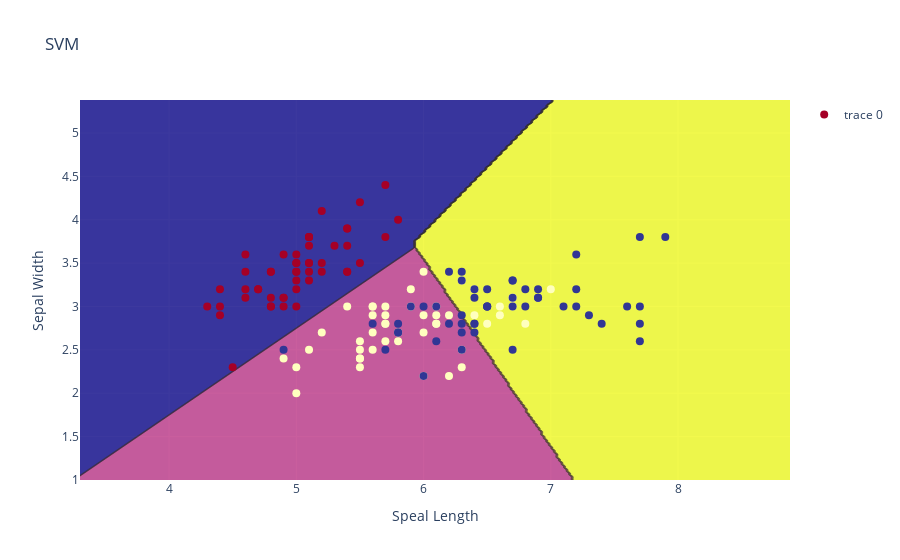

Notebook code cell kept with this figure:
### Code cell
X_min, X_max = X[:,0].min() - 1, X[:,0].max() + 1
y_min, y_max = X[:,1].min() - 1, X[:,1].max() + 1
h = 0.02
xx, yy = np.meshgrid(np.arange(X_min,X_max,h), np.arange(y_min, y_max, h))
Z = svm.predict(np.c_[xx.ravel(), yy.ravel()])
Z = Z.reshape(xx.shape)
fig = go.Figure()
fig.add_trace(go.Scatter(x=X[:,0],y=X[:,1], mode="markers", marker=dict(color=y, colorscale="RdYlBu",size=8), text=[iris.target_names[i] for i in y]))
fig.add_trace(go.Contour(x=np.arange(X_min, X_max,h), y=np.arange(y_min, y_max,h), z=Z, showscale= False, opacity=0.8))
fig.update_layout(title="SVM", xaxis_title = "Speal Length", yaxis_title = "Sepal Width", showlegend = True)
fig.show()
xx

### Figure 1 — Plotly figure (JSON) as saved in the notebook; plotly's stock layout.template omitted (floating-point values rounded to 4 significant figures; data arrays with more than 128 entries replaced by an {"elided": "..."} marker saying what was removed)
{"data": [{"marker": {"color": {"elided": "150 int values"}, "colorscale": [[0, "rgb(165,0,38)"], [0.1, "rgb(215,48,39)"], [0.2, "rgb(244,109,67)"], [0.3, "rgb(253,174,97)"], [0.4, "rgb(254,224,144)"], [0.5, "rgb(255,255,191)"], [0.6, "rgb(224,243,248)"], [0.7, "rgb(171,217,233)"], [0.8, "rgb(116,173,209)"], [0.9, "rgb(69,117,180)"], [1, "rgb(49,54,149)"]], "size": 8}, "mode": "markers", "text": {"elided": "150 str values"}, "type": "scatter", "x": {"elided": "150 float values"}, "y": {"elided": "150 float values"}}, {"opacity": 0.8, "showscale": false, "type": "contour", "x": {"elided": "280 float values"}, "y": {"elided": "220 float values"}, "z": {"elided": "220x280 int values"}}], "layout": {"showlegend": true, "title": {"text": "SVM"}, "xaxis": {"title": {"text": "Speal Length"}}, "yaxis": {"title": {"text": "Sepal Width"}}}}
